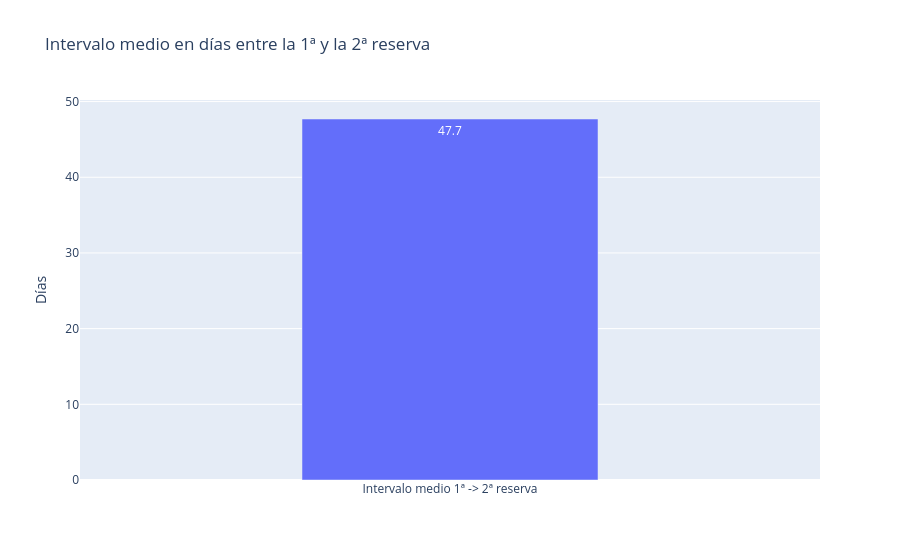

Notebook source saved alongside this figure:
### Code cell
fig = px.bar(intervalo_recompra, x=['Intervalo medio 1ª -> 2ª reserva'], y='intervalo_medio_dias',
             title='Intervalo medio en días entre la 1ª y la 2ª reserva',
             labels={'x': '', 'intervalo_medio_dias': 'Días'}, text='intervalo_medio_dias')
fig.update_traces(width=0.4)
fig.show()

### Figure 1 — Plotly figure (JSON) as saved in the notebook; plotly's stock layout.template omitted (floating-point values rounded to 4 significant figures)
{"data": [{"hovertemplate": "=%{x}<br>Días=%{text}<extra></extra>", "legendgroup": "", "marker": {"color": "#636efa", "pattern": {"shape": ""}}, "name": "", "orientation": "v", "showlegend": false, "text": [47.7], "textposition": "auto", "type": "bar", "width": 0.4, "x": ["Intervalo medio 1ª -> 2ª reserva"], "xaxis": "x", "y": [47.7], "yaxis": "y"}], "layout": {"barmode": "relative", "legend": {"tracegroupgap": 0}, "title": {"text": "Intervalo medio en días entre la 1ª y la 2ª reserva"}, "xaxis": {"anchor": "y", "domain": [0, 1], "title": {"text": ""}}, "yaxis": {"anchor": "x", "domain": [0, 1], "title": {"text": "Días"}}}}
